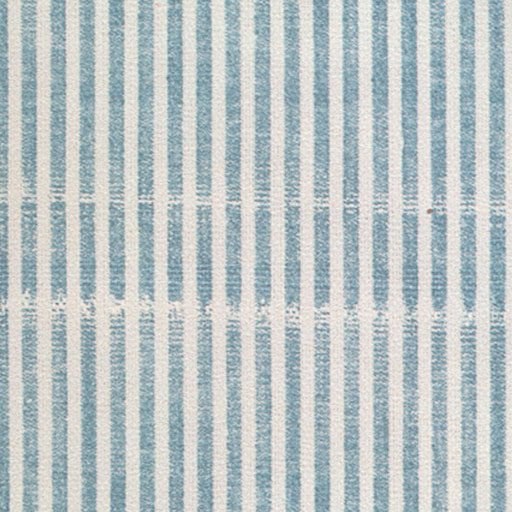
#> input picture 0158.jpg, 512 x 512 px
$ python processing.py
#> lines starting #> are read from the running program, lines starting #| are printed output that depends on the picture; after the words box and inside, x2 and y2 are one past the last pixel; in counts of white or black regions, pixels touching at a corner belong together
import numpy as np
import cv2
import matplotlib.pyplot as plt
from PIL import Image, ImageOps
from scipy import ndimage, misc, signal
import PIL
from skimage.transform import probabilistic_hough_line
from skimage.transform import hough_line, hough_line_peaks
from skimage.feature import canny
from skimage import data
from skimage import feature

def LevelSlicing(im,Lgl,Hgl):
    m = Image.fromarray(im)
    m = m.point(lambda i: 255 if i>=Lgl and i<=Hgl else 0)
    return m

def histogram_cdf(im):
    counts, bins = np.histogram(im, range(257))
    print(counts[40])
    cdf = np.cumsum (counts)
    cdf_ppt = np.floor((cdf/cdf[-1])*100)
    print(bins[:-1] )
    plt.bar(bins[:-1] , counts, width=1, edgecolor='none')
    plt.show()
    plt.plot (bins[:-1], cdf_ppt,color="blue")
    plt.xlim([-0.5, 255.5])
    plt.show()
    return cdf_ppt

def blurImage(im):
    # im = Image.fromarray(im)
    # im = ndimage.median_filter(im, size=5)
    im = cv2.blur(im,(5,5))
    # im = signal.wiener(im)
    # im=cv2.equalizeHist(im)
    return im

def fourierfilter(im):
    n=10
    m=120
    f = np.fft.fft2(im)
    ft = np.fft.fftshift(f)
    rows, cols = im.shape
    crow,ccol = rows/2 , cols/2

    #highpass
    ft[int(crow)-n:int(crow)+n, int(ccol)-n:int(ccol)+n] = 0

    #lowpass
    mask = np.zeros([rows, cols])
    mask[int(crow)-m:int(crow)+m, int(ccol)-m:int(ccol)+m] = 1

    ft = ft*mask
    f_ishift = np.fft.ifftshift(ft)
    img_back = np.fft.ifft2(f_ishift)
    img_back = np.abs(img_back)
    img_back=denoising(np.array(img_back,dtype=np.uint8))
    showImage(img_back)
    return(img_back)

def denoising(im):
    return cv2.fastNlMeansDenoising(im)

def showImage(equ):
    plt.imshow(equ,cmap="gray")
    plt.show()

def sobel(img):
    sx = ndimage.sobel(img, axis=0, mode='constant')
    sy = ndimage.sobel(img, axis=1, mode='constant')
    sob = np.hypot(sx, sy)
    return sob.astype(np.uint8)

def spacialFilter(img):
    img = ndimage.median_filter(img,size=5)
    img = cv2.blur(img,(5,5))
    # img = signal.wiener(img)/
    return img

def hough_transform(img):
    edges = canny(np.array(img), 2, 1, 25)
    lines = probabilistic_hough_line(edges, threshold=10, line_length=5,
                                 line_gap=3)


    showImage(lines)


def morphoPeration(img):
    kernel = np.ones((3,3),np.uint8)
    # opening = cv2.morphologyEx(img,cv2.MORPH_OPEN,kernel, iterations = 1)
    closing = cv2.morphologyEx(img,cv2.MORPH_CLOSE,kernel, iterations = 1)
    return closing


def foregroundDefect(img):
    #images 0003  0012
    img = cv2.equalizeHist(img)
    img = spacialFilter(img)
    img = denoising(img)
    img = morphoPeration(img)
    img=LevelSlicing(img,220,255)
    showImage(img)

def threadedone():
    img = cv2.imread("0158.jpg", 0)
#> img: shape (512, 512); min 112, max 251, mean 193
    # img = cv2.imread("0192.jpg", 0)
    img = signal.wiener(img).astype(np.uint8)
    img = cv2.equalizeHist(img)
    img = spacialFilter(img)
    img = denoising(img)
    img=fourierfilter(img)
    img = morphoPeration(img)
    kernel = np.ones((3,3),np.uint8)
    img = cv2.morphologyEx(img,cv2.MORPH_OPEN,kernel, iterations = 3)
    img = cv2.dilate(img,kernel,iterations=2)
    img = cv2.bitwise_not(img)
    img = cv2.erode(img,kernel,iterations=1)
    img=LevelSlicing(img,220,255)
#> in LevelSlicing, `m = m.point(lambda i: 255 if i>=Lgl and i<=Hgl else 0)`:
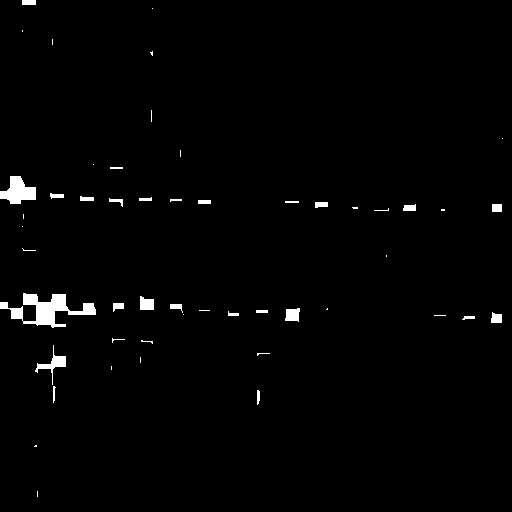
#> m: PIL image 512x512 L; 1.4% white; 51 white regions (26 under 20 px), largest, box (x1, y1, x2, y2) and area: (0, 293, 96, 328) 1309, (0, 176, 36, 204) 617, (35, 345, 66, 385) 278
    # hough_transform(img)
    showImage(img)

def backgroundDefect(img,low_limit=75,high_limit=255,errosion=False):
    # img = cv2.imread("0020.jpg", 0)
    # original_img = cv2.imread("0158.jpg", 0)
    kernel = np.ones((3,3),np.uint8)
    img = signal.wiener(img).astype(np.uint8)
    img = cv2.equalizeHist(img)
    img = spacialFilter(img)
    img = denoising(img)
    img=fourierfilter(img)
    img = morphoPeration(img)
    img = cv2.blur(img,(4,4))
    if errosion:
        img = cv2.morphologyEx(img,cv2.MORPH_OPEN,kernel, iterations = 1)
    img=LevelSlicing(img,low_limit,high_limit)
    showImage(img)

def holes():
    img = cv2.imread("0192.jpg", 0)
    img = signal.wiener(img).astype(np.uint8)
    img = cv2.equalizeHist(img)
    img = spacialFilter(img)
    img = denoising(img)
    img = cv2.blur(img,(5,5))
    img=LevelSlicing(img,0,90)
    showImage(img)

if __name__ == "__main__":
    threadedone()
    img = cv2.imread("0003.jpg",0)
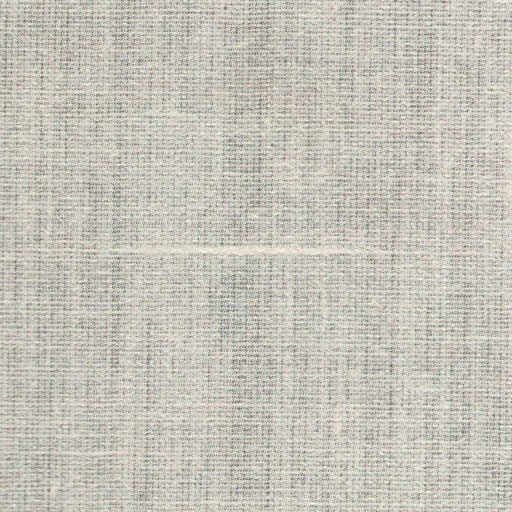
#> input picture 0003.jpg, 512 x 512 px
#> img: shape (512, 512); min 80, max 255, mean 194.6
    foregroundDefect(img)
#> in LevelSlicing (call 2), `m = m.point(lambda i: 255 if i>=Lgl and i<=Hgl else 0)`: m: PIL image 512x512 L; 0.37% white; 14 white regions (9 under 20 px), largest, box (x1, y1, x2, y2) and area: (159, 247, 350, 255) 757, (506, 181, 512, 196) 62, (498, 0, 512, 3) 32, (336, 419, 340, 431) 32, (509, 145, 512, 157) 25
    img = cv2.imread("0012.jpg",0)
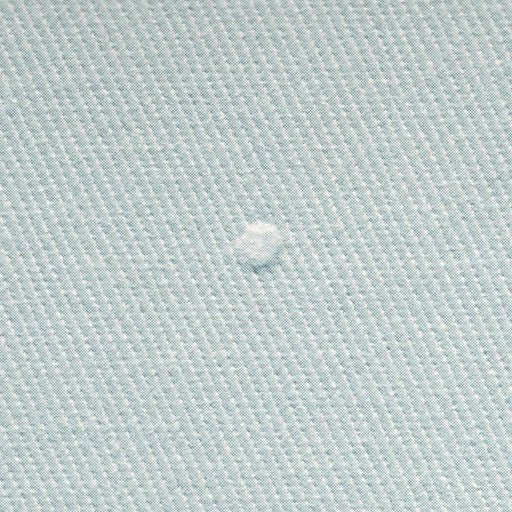
#> input picture 0012.jpg, 512 x 512 px
#> img: shape (512, 512); min 98, max 255, mean 201.4
    foregroundDefect(img)
#> in LevelSlicing (call 3), `m = m.point(lambda i: 255 if i>=Lgl and i<=Hgl else 0)`: m: PIL image 512x512 L; 0.1% white; 13 white regions (12 under 20 px), largest, box (x1, y1, x2, y2) and area: (246, 222, 276, 234) 239
    img = cv2.imread("0020.jpg",0)
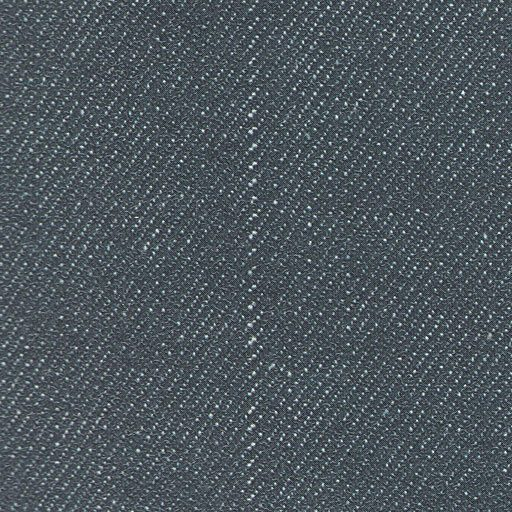
#> input picture 0020.jpg, 512 x 512 px
#> img: shape (512, 512); min 3, max 255, mean 84.4
    backgroundDefect(img,errosion=False)
#> in fourierfilter (call 2), `img_back = np.abs(img_back)`:
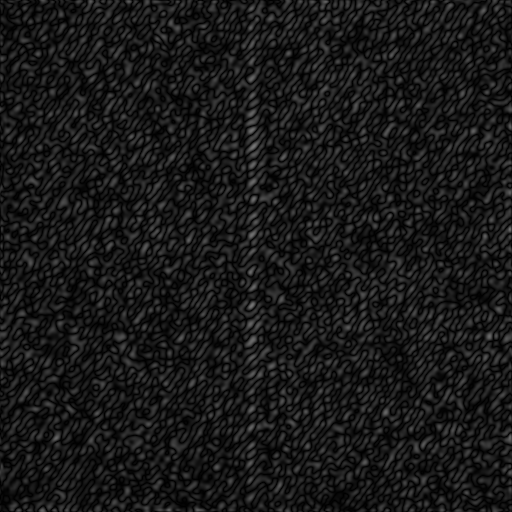
#> img_back: shape (512, 512) float64; min 0.03, max 118.7, mean 24.5
#> in LevelSlicing (call 4), `m = m.point(lambda i: 255 if i>=Lgl and i<=Hgl else 0)`: m: PIL image 512x512 L; 0.17% white in thin lines or dots
    img = cv2.imread("0041.jpg",0)
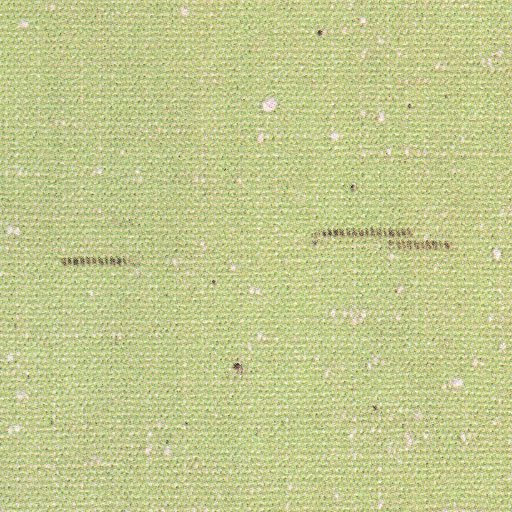
#> input picture 0041.jpg, 512 x 512 px
#> img: shape (512, 512); min 37, max 255, mean 192.6
    backgroundDefect(img,75,255,errosion=False)
#> in spacialFilter (call 5), `img = ndimage.median_filter(img,size=5)`:
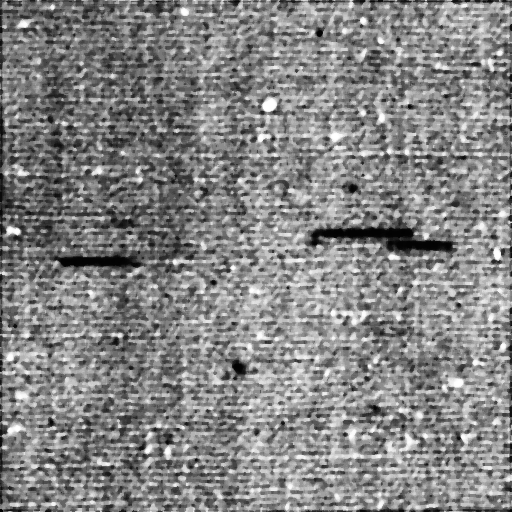
#> img: shape (512, 512); min 2, max 255, mean 132.6
    img = cv2.imread("0076.jpg",0)
    backgroundDefect(img,75,255,errosion=True)
#> (the run stopped early here; a loop or call above may not have finished)
